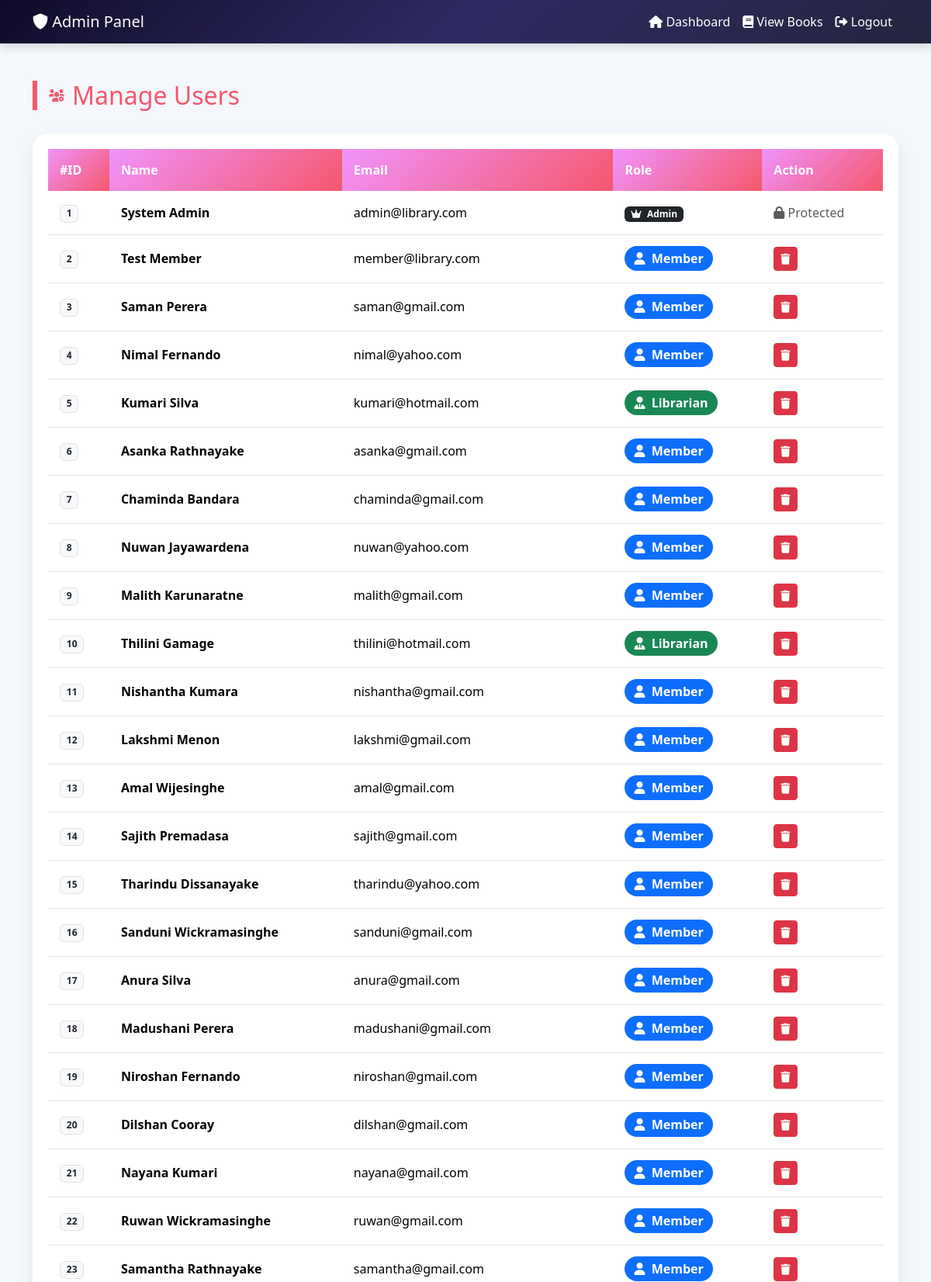
/users.php (signed in, upper part), run on the app's committed database.
### tables this page shows
CREATE TABLE `users` (
  `user_id` int(11) NOT NULL,
  `name` varchar(100) NOT NULL,
  `email` varchar(100) NOT NULL,
  `role` varchar(50) NOT NULL,
  `password` varchar(255) DEFAULT NULL
);

### users.php (the view, shortened to what this page needs)
<?php
include 'config.php';
$result = mysqli_query($conn, "SELECT * FROM Users");
?>
<!DOCTYPE html>
<html lang="en">
<head>
    <link href="https://cdn.jsdelivr.net/npm/bootstrap@5.3.3/dist/css/bootstrap.min.css" rel="stylesheet">
    <link rel="stylesheet" href="https://cdnjs.cloudflare.com/ajax/libs/font-awesome/6.0.0/css/all.min.css">
</head>
<body>
    <nav class="navbar navbar-expand-lg">
        <div class="container">
            <a class="navbar-brand" href="admin_dashboard.php"><i class="fas fa-shield-alt"></i> Admin Panel</a>
            <div class="collapse navbar-collapse">
                <ul class="navbar-nav ms-auto">
                    <li class="nav-item"><a class="nav-link" href="admin_dashboard.php"><i class="fas fa-home"></i> Dashboard</a></li>
                    <li class="nav-item"><a class="nav-link" href="view_books.php"><i class="fas fa-book"></i> View Books</a></li>
                    <li class="nav-item"><a class="nav-link text-danger" href="logout.php"><i class="fas fa-sign-out-alt"></i> Logout</a></li>
                </ul>
            </div>
        </div>
    </nav>
    <div class="container mt-5 mb-5">
        <div class="page-title">
            <i class="fas fa-users-cog"></i>
            <h2 class="m-0">Manage Users</h2>
        </div>
        <div class="table-container">
            <div class="table-responsive">
                <table class="table table-hover">
                    <thead>
                        <tr>
                            <th>#ID</th>
                            <th>Name</th>
                            <th>Email</th>
                            <th>Role</th>
                            <th>Action</th>
                        </tr>
                    </thead>
                    <tbody>
                        <?php while($row = mysqli_fetch_assoc($result)): ?>
                        <tr>
                            <td><span class="badge bg-light text-dark border"><?php echo $row['user_id']; ?></span></td>
                            <td><b><?php echo $row['name']; ?></b></td>
                            <td><?php echo $row['email']; ?></td>
                            <td>
                                <?php if($row['role'] == 'Librarian'): ?>
                                    <span class="badge-librarian"><i class="fas fa-user-tie me-1"></i> Librarian</span>
                                <?php elseif($row['role'] == 'Admin'): ?>
                                    <span class="badge bg-dark text-white"><i class="fas fa-crown me-1"></i> Admin</span>
                                <?php else: ?>
                                    <span class="badge-member"><i class="fas fa-user me-1"></i> Member</span>
                                <?php endif; ?>
                            </td>
                            <td>
                                <?php if($row['role'] != 'Admin'): ?>
                                    <a href="users.php?delete_id=<?php echo $row['user_id']; ?>" class="btn btn-danger btn-sm btn-del" onclick="return confirm('Are you sure you want to delete this user?');">
                                        <i class="fas fa-trash"></i>
                                    </a>
                                <?php else: ?>
                                    <span class="text-muted"><i class="fas fa-lock"></i> Protected</span>
                                <?php endif; ?>
                            </td>
                        </tr>
                        <?php endwhile; ?>
                    </tbody>
                </table>
            </div>
        </div>
    </div>
</body>
</html>

### users.php (style rules this page uses)
body { background-color: #f4f7fc; font-family: 'Segoe UI', sans-serif; }
.navbar { background: linear-gradient(135deg, #0f0c29 0%, #302b63 50%, #24243e 100%); box-shadow: 0 4px 12px rgba(0,0,0,0.15); }
.navbar-brand, .nav-link { color: #ffffff !important; font-weight: 500; }
.page-title { border-left: 6px solid #f5576c; padding-left: 15px; font-weight: 700; color: #f5576c; margin-bottom: 30px; display: flex; align-items: center; }
.page-title i { color: #f5576c; margin-right: 10px; }
.table-container { background: white; border-radius: 20px; padding: 20px; box-shadow: 0 10px 25px rgba(0,0,0,0.08); }
.table { margin-bottom: 0; overflow: hidden; }
.table thead th { background: linear-gradient(135deg, #f093fb 0%, #f5576c 100%); color: white; border: none; padding: 15px; }
.table tbody tr { transition: 0.2s; }
.table tbody td { padding: 15px; vertical-align: middle; }
.badge-librarian { background: #198754; color: white; padding: 5px 12px; border-radius: 20px; font-weight: 600; }
.badge-member { background: #0d6efd; color: white; padding: 5px 12px; border-radius: 20px; font-weight: 600; }
.btn-del { transition: 0.2s; }

### data on the page
users: user_id "1", name "System Admin", email "admin@library.com", role "Admin" (drawn)
users: user_id "2", name "Test Member", email "member@library.com", role "Member" (drawn)
users: user_id "3", name "Saman Perera", email "saman@gmail.com", role "Member" (drawn)
users: user_id "4", name "Nimal Fernando", email "nimal@yahoo.com", role "Member" (drawn)
users: user_id "5", name "Kumari Silva", email "kumari@hotmail.com", role "Librarian" (drawn)
users: user_id "6", name "Asanka Rathnayake", email "asanka@gmail.com", role "Member" (drawn)
users: user_id "7", name "Chaminda Bandara", email "chaminda@gmail.com", role "Member" (drawn)
users: user_id "8", name "Nuwan Jayawardena", email "nuwan@yahoo.com", role "Member" (drawn)
users: user_id "9", name "Malith Karunaratne", email "malith@gmail.com", role "Member" (drawn)
users: user_id "10", name "Thilini Gamage", email "thilini@hotmail.com", role "Librarian" (drawn)
users: user_id "11", name "Nishantha Kumara", email "nishantha@gmail.com", role "Member" (drawn)
users: user_id "12", name "Lakshmi Menon", email "lakshmi@gmail.com", role "Member" (drawn)
users: user_id "13", name "Amal Wijesinghe", email "amal@gmail.com", role "Member" (drawn)
users: user_id "14", name "Sajith Premadasa", email "sajith@gmail.com", role "Member" (drawn)
users: user_id "15", name "Tharindu Dissanayake", email "tharindu@yahoo.com", role "Member" (drawn)
users: user_id "16", name "Sanduni Wickramasinghe", email "sanduni@gmail.com", role "Member" (drawn)
users: user_id "17", name "Anura Silva", email "anura@gmail.com", role "Member" (drawn)
users: user_id "18", name "Madushani Perera", email "madushani@gmail.com", role "Member" (drawn)
users: user_id "19", name "Niroshan Fernando", email "niroshan@gmail.com", role "Member" (drawn)
users: user_id "20", name "Dilshan Cooray", email "dilshan@gmail.com", role "Member" (drawn)
users: user_id "21", name "Nayana Kumari", email "nayana@gmail.com", role "Member" (drawn)
users: user_id "22", name "Ruwan Wickramasinghe", email "ruwan@gmail.com", role "Member" (drawn)
users: user_id "23", name "Samantha Rathnayake", email "samantha@gmail.com", role "Member" (drawn)
